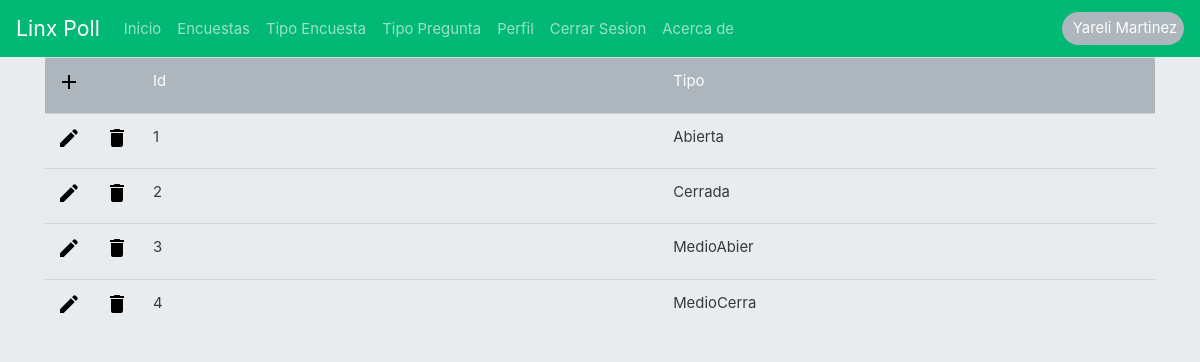
The app's page /admin/tipoEncuesta.php (signed in) with its own data.
### tables this page shows
CREATE TABLE IF NOT EXISTS `tipoencuesta` (
  `Id` bigint(20) NOT NULL AUTO_INCREMENT,
  `Tipo` char(10) NOT NULL,
  PRIMARY KEY (`Id`)
);

### class/classBaseDatos.php (the view, shortened to what this page needs)
<?php
class BaseDatosPlataforma
{
  var $conexion;
  var $nRegistros;
  function conecta()
  {
    $this->conexion = mysqli_connect("localhost","encuestador","305279","encuestas");
  }
  function getBlock($query)
  {
    $tupla=mysqli_query($this->conexion,$query);
    if(strpos(strtoupper($query),"SELECT")!==false)
      $this->nRegistros=mysqli_num_rows($tupla);
    else
      $this->nRegistros=0;
    $this->error=mysqli_error($this->conexion);
    return $tupla;
  }
  function desplegarTabla($query,$iconos=array(),$colorTabla="table-primary",$ancho=array())
  {
    $registros=$this->getBlock($query);
    $columnas=mysqli_num_fields($registros);
    $result='<div class="container"> <table class="table table-hover"'.$colorTabla.'">';
    $result.= '<tr class="table-secondary">';
    if(count($iconos))
    {
        $result.= '<td colspan="'.count($iconos).'" style="width:3% !important" >
                  <form method="post">
                    <input type="hidden" name="accion" value="new" />
                    <input type="image" src="../recursos/imagenes/add.png" >
                  </form>
        </td>';
    }
    if(count($ancho))
      for ($j=0; $j < $columnas; $j++)
      {
        $campo=mysqli_fetch_field_direct($registros,$j);
        $result.= '<td style="width:'.$ancho[$j].'% !important" >'.$campo->name.'</td>';
      }
    else
      for ($j=0; $j < $columnas; $j++)
      {
        $campo=mysqli_fetch_field_direct($registros,$j);
        $result.= '<td style="width:'.(100/$columnas).'% !important" >'.$campo->name.'</td>';
      }
    $result.= '</tr>';
    for ($i=0; $i < $this->nRegistros; $i++)
    {
      $result.= '<tr>';
      $campos=mysqli_fetch_array($registros);
      if(in_array("update",$iconos))
      {
        $result.= '<td>
                        <form method="post">
                          <input type="hidden" name="Id" value="'.$campos['Id'].'" />
                          <input type="hidden" name="accion" value="formUpdate" />
                          <input type="image" src="../recursos/imagenes/edit.png" >
                        </form>
                  </td>';
      }
      if(in_array("delete",$iconos))
      {
        $result.= '<td >
                        <form method="post">
                          <input type="hidden" name="Id" value="'.$campos['Id'].'" />
                          <input type="hidden" name="accion" value="delete" />
                          <input type="image" src="../recursos/imagenes/delete.png" >
                        </form>
                  </td>';
      }
      for ($j=0; $j < $columnas; $j++)
          $result.= '<td >'.$campos[$j].'</td>';
      $result.= '</tr>';
    }
    $result.= '</table></div>';
    return $result;
  }
}
?>

### records on screen
tipoencuesta: Id "1", Tipo "Abierta"
tipoencuesta: Id "2", Tipo "Cerrada"
tipoencuesta: Id "3", Tipo "MedioAbier"
tipoencuesta: Id "4", Tipo "MedioCerra"

### other values on screen
$_SESSION['nombre'] "Yareli Martinez"
$campo->name "Id"
$campo->name "Tipo"
